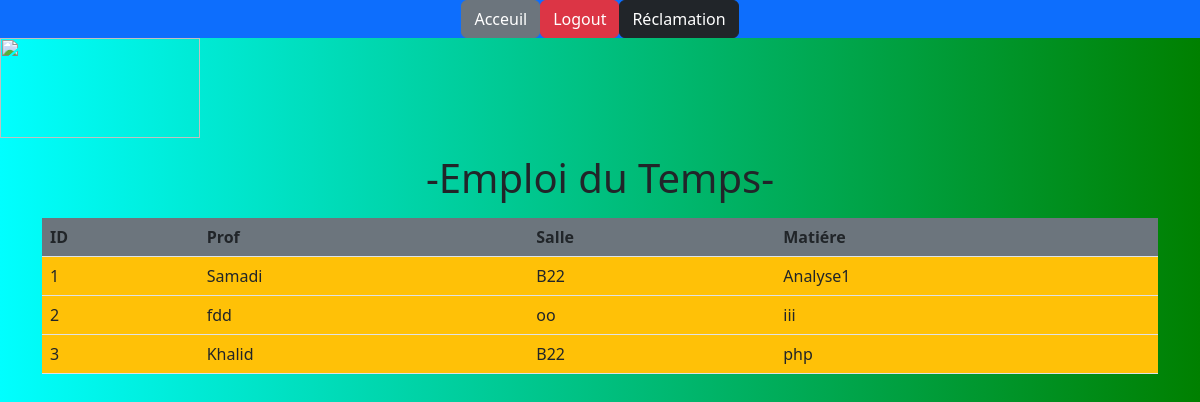
/pages/acceuiletu.php (signed in), run on the app's committed database.
### tables this page shows
CREATE TABLE `emploi` (
  `ID` int(255) NOT NULL,
  `Prof` varchar(255) NOT NULL,
  `Salle` varchar(255) NOT NULL,
  `Matiére` varchar(255) NOT NULL
);

### pages/acceuiletu.php (the view, shortened to what this page needs)
<html>
    <head>
    <link href="https://cdn.jsdelivr.net/npm/bootstrap@5.2.3/dist/css/bootstrap.min.css" rel="stylesheet"
>
</head>
<body>
<center>
 <nav>
    <ul class="nav bg-primary d-flex justify-content-center">
       <li><a href="acceuiletu.php" class="btn btn-secondary">Acceuil</a></li>
       <li><a href="logoutetu.php" class="btn btn-danger" >Logout</a> </li>
       <li><a href="# "class="btn btn-dark">Réclamation</a></li>
    </ul>
</nav>
 </center>
<img height="100" width="200" src="uploads\Ensat.jpg">
 <h1 class="text-center my-3 ">-Emploi du Temps-</h1>
<?php
$conn=mysqli_connect('localhost','Sos','18901890','ensatdata');
    $sql="select * from emploi";
    $res=mysqli_query($conn,$sql);
    ?>
    <div class="container">
    <table class="table my-3 py-3 bg-warning  ">
        <thead>
        <tr class ="bg-secondary">
            <th scope="col">ID</th>
            <th scope="col">Prof</th>
            <th scope="col">Salle</th>
            <th scope="col">Matiére</th>
        </tr>
        </thead>
        <tbody>
        <?php while($v=mysqli_fetch_array($res)) { ?>
        <tr>
            <td scope="col"><?=$v[0]?></td>
            <td scope="col"><?=$v[1]?></td>
            <td scope="col"><?=$v[2]?></td>
            <td scope="col"><?=$v[3]?></td>
        </tr>
        <?php } ?>
        </tbody>
    </table>
    </div>
</body>
</html>

### pages/acceuiletu.php (style rules this page uses)
body { background: linear-gradient(to right, aqua, green); }

### data on the page
emploi: ID "1", Prof "Samadi", Salle "B22", Matiére "Analyse1"
emploi: ID "2", Prof "fdd", Salle "oo", Matiére "iii"
emploi: ID "3", Prof "Khalid", Salle "B22", Matiére "php"
